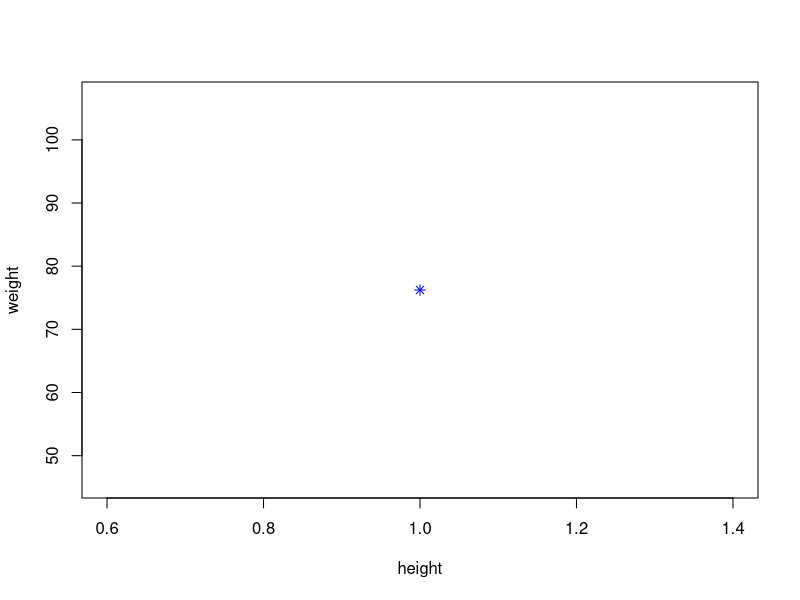

The R source for this figure:
height<-c(151,174,138,186,128,136,179,163,152,131)
print(height)
weight<-c(63,81,56,91,47,57,76,72,62,48)
print(weight)
student<-lm(weight~height)
print(student)
a<-data.frame(height = 170)
print(a)
result<- predict(student,a)
print(result)
plot(result,col="blue",xlab="height",ylab="weight",pch=8)
